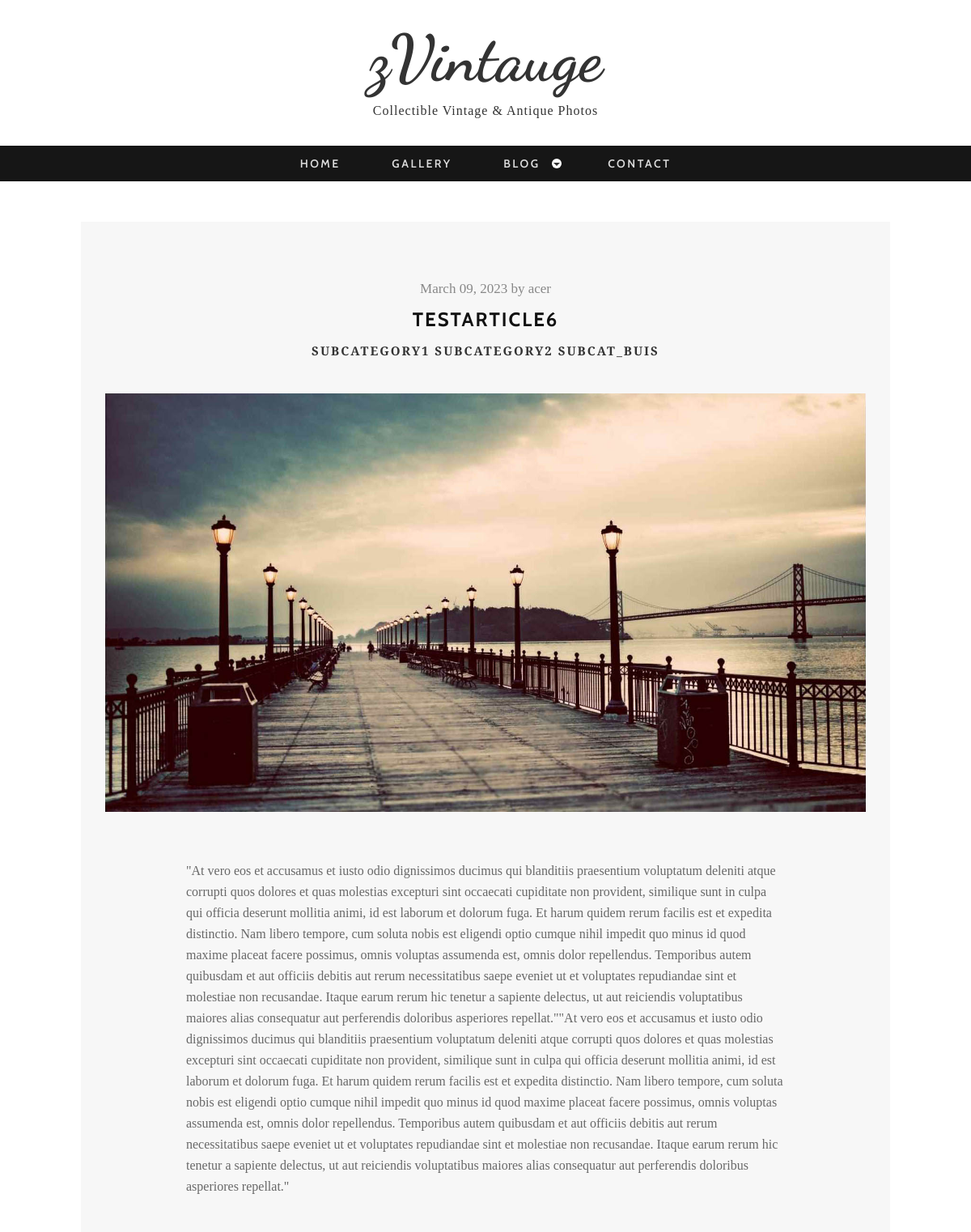
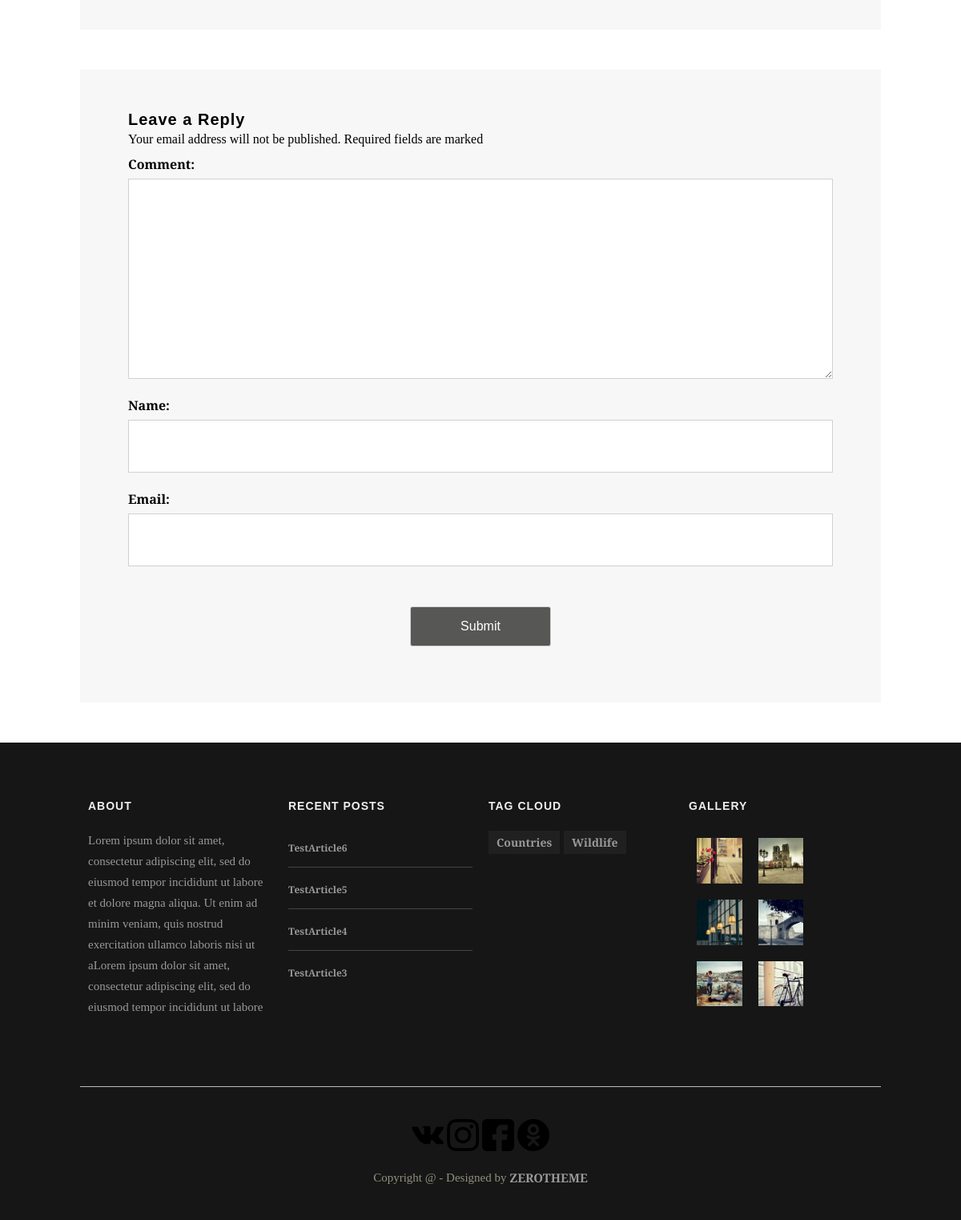
/articles/subcategory1/testarticle6/, run on the app's committed database (2 pictures, top to bottom).
### blog/models.py (models this page shows, shortened)
class Article(models.Model):
	category = models.ManyToManyField(
		Category,
		related_name='article'
	)
	create_at = models.DateTimeField(auto_now_add=True)
	author = models.ForeignKey(
		User,
		related_name='articles',
		on_delete=models.CASCADE
	)
	tags = models.ManyToManyField(
		Tags,
		related_name='article'
	)
	title = models.CharField(max_length=150)
	image = models.ImageField(upload_to='articles/')
	gallery_img1 = models.ImageField(upload_to='articles/gallery_img', default='')
	gallery_img2 = models.ImageField(upload_to='articles/gallery_img', default='')
	text = models.TextField()
	slug = models.SlugField(max_length=200, default='', unique=True)
	def get_absolute_url(self):
		context = self.category.all()
		cat_slug = str(context[0]).lower()
		return reverse('article_detail', kwargs={'slug': cat_slug, 'article_slug': self.slug})

class Category(MPTTModel):
	name = models.CharField(max_length=40, unique=True)
	slug = models.SlugField(max_length=100)
	parent = TreeForeignKey(
		'self',
		related_name='children',
		on_delete=models.SET_NULL,
		null=True,
		blank=True,
	)
	class MPTTMeta:
		order_insertion_by = ['name']
	def __str__(self):
		return self.name

class Tags(models.Model):
	name = models.CharField(max_length=50)
	slug = models.SlugField(max_length=100)

### contact/models.py (models this page shows, shortened)
class About(models.Model):
	name = models.CharField(max_length=100, default='About')
	main_about = RichTextField(max_length=500)
	footer_about = models.TextField(max_length=300)

class Social(models.Model):
	name = models.CharField(max_length=50)
	url = models.URLField()
	icon = models.ImageField(upload_to='social/')

### blog/views.py (the view)
# urls.py: re_path(r'^articles/(?P<slug>\w+)/(?P<article_slug>\w+)/$', views.ArticleDetailView.as_view(), name='article_detail'),
class ArticleDetailView(DetailView):
	model = Article
	slug_url_kwarg = 'article_slug'
	context_object_name = 'article'
	def get_context_data(self, **kwargs):
		context = super().get_context_data(**kwargs)
		context['form'] = ReplyForm()
		return context
	def get_queryset(self):
		slug = self.model.slug
		return Article.objects.select_related('author').filter(slug=self.kwargs.get('article_slug'))

### blog/forms.py
class ReplyForm(forms.ModelForm):
	class Meta:
		model = Reply
		fields = ['comment', 'name', 'email']

### blog/templatetags/menu_tags.py (called while the page is built)
def get_all_categories():
	return Category.objects.all()

@register.inclusion_tag('blog/include/tags/top_menu.html')
def get_categories():
	cats = get_all_categories()
	return {'list_of_cats': cats}

@register.simple_tag()
def get_last_nine_articles():
	return Article.objects.prefetch_related(Prefetch('category', queryset=Category.objects.select_related('parent'))).order_by('-id')[:9]

@register.simple_tag()
def get_last_four_articles():
	return Article.objects.prefetch_related('tags', 'category').order_by('-id')[:4]

@register.simple_tag()
def get_tags():
	return Tags.objects.all()

### contact/templatetags/social_tags.py (called while the page is built)
@register.simple_tag()
def get_about():
	return About.objects.last()

@register.simple_tag()
def get_socials():
	return Social.objects.all()

### templates/blog/article_detail.html (shortened to what this page needs)
{% extends 'base.html' %}
{% load cache %}
{% block content %}
{% cache 5000 detail %}
<section id="container">
	<div class="wrap-container">
		<div id="main-content">
			<div class="wrap-content">
				<div class="row">
					<article class="single-post zerogrid">
						<div class="row wrap-post">
							<div class="entry-header">
								<span class="time">{{ article.create_at|date:"F d, Y" }}  by {{ article.author }}</span>
								<h2 class="entry-title"><a href="#">{{ article.title }}</a></h2>
								<span class="cat-links">
									{% for cat in article.category.all %}
										<a href="{% url 'article_list' cat.slug|lower %}">{{ cat }}</a>
									{% endfor %}
								</span>
							</div>
							<div class="post-thumbnail-wrap">
								<img src="{{ article.image.url }}">
							</div>
							<div class="entry-content">
								<div class="excerpt"><p>{{ article.text }}</p>
							</div>
						</div>
					</article>
					<div class="zerogrid">
						<div class="comments-are">
							<div id="comment">
								<h3>Leave a Reply</h3>
								<span>Your email address will not be published. Required fields are marked </span>
								<form name="comment_form" id="comment_form" method="post" action="{% url 'create_reply' pk=article.id %}">
									{{ form }}
									<center><input class="sendButton" type="submit" name="submitcomment" value="Submit"></center>
								</form>
							</div>
						</div>
					</div>
				</div>
			</div>
		</div>
	</div>
</section>
{% endcache %}
{% endblock content %}

### templates/footer.html (shortened to what this page needs)
{% load menu_tags social_tags cache %}
{% cache 5000 footer %}
<footer>
	<div class="zerogrid wrap-footer">
		{% get_about as about %}
		<div class="row">
			<div class="col-1-4 col-footer-1">
				<div class="wrap-col">
					<h3 class="widget-title">{{ about.name }}</h3>
					<p>
						{{ about.footer_about }}
					</p>
				</div>
			</div>
			<div class="col-1-4 col-footer-2">
				<div class="wrap-col">
					<h3 class="widget-title">Recent Posts</h3>
					{% get_last_four_articles as article_list1 %}
					<ul>
						{% for article in article_list1 %}
							{% if forloop.counter < 5 %}
								<li><a href="{{ article.get_absolute_url }}">{{ article.title }}</a></li>
							{% endif %}
						{% endfor %}
					</ul>
				</div>
			</div>
			<div class="col-1-4 col-footer-3">
				<div class="wrap-col">
					{% get_tags as tags %}
					<h3 class="widget-title">Tag Cloud</h3>
					{% for tag in tags %}
						<a href="#">{{ tag.name }}</a>
					{% endfor %}
				</div>
			</div>
			<div class="col-1-4 col-footer-4">
				<div class="wrap-col">
					<h3 class="widget-title">Gallery</h3>
					<div class="row">
						{% get_last_nine_articles as article_list2 %}
						<div class="col-1-3">
							<div class="wrap-col">
								{% for article in article_list2 %}
									{% if forloop.counter < 4 %}
										<a href="{{ article.get_absolute_url }}"><img src="{{ article.gallery_img1.url }}"></a>
									{% endif %}
								{% endfor %}
							</div>
						</div>
						<div class="col-1-3">
							<div class="wrap-col">
								{% for article in article_list2 %}
									{% if forloop.counter > 3 and forloop.counter < 7 %}
										<a href="{{ article.get_absolute_url }}"><img src="{{ article.gallery_img1.url }}"></a>
									{% endif %}
								{% endfor %}
							</div>
						</div>
						<div class="col-1-3">
						</div>
					</div>
				</div>
			</div>
		</div>
	</div>
	<div class="zerogrid bottom-footer">
		<div class="row">
			{% get_socials as socials %}
			<div class="bottom-social">
				{% for item in socials %}
					<a href="{{ item.url }}"><img src="{{ item.icon.url }}" width="40px"></a>
				{% endfor %}
			</div>
		</div>
		<div class="copyright">
			Copyright @ - Designed by <a href="https://www.zerotheme.com">ZEROTHEME</a>
		</div>
	</div>
</footer>
{% endcache %}

### static/css/zerogrid.css (style rules this page uses)
.zerogrid { width: 1000px; position: relative; margin: 0 auto; padding: 0px; }
.zerogrid:after { content: "\0020"; display: block; height: 0; clear: both; visibility: hidden; }
.zerogrid .row:before,.row:after { content: '\0020'; display: block; overflow: hidden; visibility: hidden; width: 0; height: 0; }
.zerogrid .row:after { clear: both; }
.zerogrid .row { zoom: 1; }
.zerogrid .wrap-col { margin:10px; }
.zerogrid .col-1-2, .zerogrid .col-1-3, .zerogrid .col-2-3, .zerogrid .col-1-4, .zerogrid .col-2-4, .zerogrid .col-3-4, .zerogrid .col-1-5, .zerogrid .col-2-5, .zerogrid .col-3-5, .zerogrid .col-4-5, .zerogrid .col-1-6, .zerogrid .col-2-6, .zerogrid .col-3-6, .zerogrid .col-4-6, .zerogrid .col-5-6 { float:left; display: inline-block; }
.zerogrid .col-1-3,.zerogrid .col-1-3-fixed { width:33.33%; }
.zerogrid .col-1-4,.zerogrid .col-1-4-fixed { width:25%; }

### data on the page
Article: create_at "March 09, 2023", author "acer", title "TESTARTICLE6", image (picture), text "\"At vero eos et accusamus et iusto odio dignissimos ducimus qui blanditiis praesentium voluptatum deleniti atque corrupti quos dolores et quas molestias excepturi sint occaecati cupiditate non provident, similique sunt in culpa qui officia deserunt mollitia animi, id est laborum et dolorum fuga. Et harum quidem rerum facilis est et expedita distinctio. Nam libero tempore, cum soluta nobis est eligendi optio cumque nihil impedit quo minus id quod maxime placeat facere possimus, omnis voluptas assumenda est, omnis dolor repellendus. Temporibus autem quibusdam et aut officiis debitis aut rerum necessitatibus saepe eveniet ut et voluptates repudiandae sint et molestiae non recusandae. Itaque…", title "TestArticle6", gallery_img1 (picture)
Category: name "SUBCATEGORY1"
Category: name "SUBCATEGORY2"
Category: name "SUBCAT_BUIS"
About: name "ABOUT", footer_about "Lorem ipsum dolor sit amet, consectetur adipiscing elit, sed do eiusmod tempor incididunt ut labore et dolore magna aliqua. Ut enim ad minim veniam, quis nostrud exercitation ullamco laboris nisi ut aLorem ipsum dolor sit amet, consectetur adipiscing elit, sed do eiusmod tempor incididunt ut labore"
Article: title "TestArticle5", gallery_img1 (picture)
Article: title "TestArticle4", gallery_img1 (picture)
Article: title "TestArticle3", gallery_img1 (picture)
Tags: name "Countries"
Tags: name "Wildlife"
Article: gallery_img1 (picture)
Article: gallery_img1 (picture)
Social: icon (picture)
Social: icon (picture)
Social: icon (picture)
Social: icon (picture)
